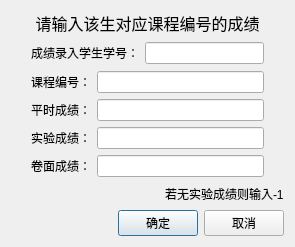
<?xml version="1.0" encoding="UTF-8"?>
<ui version="4.0">
 <class>gradeEntryDialog</class>
 <widget class="QDialog" name="gradeEntryDialog">
  <property name="geometry">
   <rect>
    <x>0</x>
    <y>0</y>
    <width>295</width>
    <height>247</height>
   </rect>
  </property>
  <property name="windowTitle">
   <string>Dialog</string>
  </property>
  <layout class="QVBoxLayout" name="verticalLayout_6">
   <item>
    <layout class="QVBoxLayout" name="verticalLayout_5">
     <item>
      <widget class="QLabel" name="label_7">
       <property name="text">
        <string>&lt;html&gt;&lt;head/&gt;&lt;body&gt;&lt;p align=&quot;center&quot;&gt;&lt;span style=&quot; font-size:12pt;&quot;&gt;请输入该生对应课程编号的成绩&lt;/span&gt;&lt;/p&gt;&lt;/body&gt;&lt;/html&gt;</string>
       </property>
      </widget>
     </item>
     <item>
      <layout class="QVBoxLayout" name="verticalLayout_4">
       <item>
        <layout class="QHBoxLayout" name="horizontalLayout_8">
         <item>
          <spacer name="verticalSpacer">
           <property name="orientation">
            <enum>Qt::Vertical</enum>
           </property>
           <property name="sizeHint" stdset="0">
            <size>
             <width>20</width>
             <height>40</height>
            </size>
           </property>
          </spacer>
         </item>
         <item>
          <layout class="QVBoxLayout" name="verticalLayout_3">
           <item>
            <layout class="QHBoxLayout" name="horizontalLayout">
             <item>
              <widget class="QLabel" name="label">
               <property name="text">
                <string>成绩录入学生学号：</string>
               </property>
              </widget>
             </item>
             <item>
              <widget class="QLineEdit" name="stuIdLineEdit"/>
             </item>
            </layout>
           </item>
           <item>
            <layout class="QVBoxLayout" name="verticalLayout_2">
             <item>
              <layout class="QHBoxLayout" name="horizontalLayout_2">
               <item>
                <widget class="QLabel" name="label_4">
                 <property name="text">
                  <string>课程编号：</string>
                 </property>
                </widget>
               </item>
               <item>
                <widget class="QLineEdit" name="classIdLineEdit"/>
               </item>
              </layout>
             </item>
             <item>
              <layout class="QHBoxLayout" name="horizontalLayout_3">
               <item>
                <widget class="QLabel" name="label_3">
                 <property name="text">
                  <string>平时成绩：</string>
                 </property>
                </widget>
               </item>
               <item>
                <widget class="QLineEdit" name="pingshiLineEdit"/>
               </item>
              </layout>
             </item>
             <item>
              <layout class="QHBoxLayout" name="horizontalLayout_4">
               <item>
                <widget class="QLabel" name="label_5">
                 <property name="text">
                  <string>实验成绩：</string>
                 </property>
                </widget>
               </item>
               <item>
                <widget class="QLineEdit" name="shiyanLineEdit"/>
               </item>
              </layout>
             </item>
             <item>
              <layout class="QHBoxLayout" name="horizontalLayout_5">
               <item>
                <widget class="QLabel" name="label_6">
                 <property name="text">
                  <string>卷面成绩：</string>
                 </property>
                </widget>
               </item>
               <item>
                <widget class="QLineEdit" name="juanmianLineEdit"/>
               </item>
              </layout>
             </item>
            </layout>
           </item>
          </layout>
         </item>
         <item>
          <spacer name="verticalSpacer_2">
           <property name="orientation">
            <enum>Qt::Vertical</enum>
           </property>
           <property name="sizeHint" stdset="0">
            <size>
             <width>20</width>
             <height>40</height>
            </size>
           </property>
          </spacer>
         </item>
        </layout>
       </item>
       <item>
        <layout class="QVBoxLayout" name="verticalLayout">
         <item>
          <layout class="QHBoxLayout" name="horizontalLayout_7">
           <item>
            <spacer name="horizontalSpacer_2">
             <property name="orientation">
              <enum>Qt::Horizontal</enum>
             </property>
             <property name="sizeHint" stdset="0">
              <size>
               <width>40</width>
               <height>20</height>
              </size>
             </property>
            </spacer>
           </item>
           <item>
            <widget class="QLabel" name="label_2">
             <property name="text">
              <string>&lt;html&gt;&lt;head/&gt;&lt;body&gt;&lt;p&gt;若无实验成绩则输入-1&lt;/p&gt;&lt;/body&gt;&lt;/html&gt;</string>
             </property>
            </widget>
           </item>
          </layout>
         </item>
         <item>
          <layout class="QHBoxLayout" name="horizontalLayout_6">
           <item>
            <spacer name="horizontalSpacer">
             <property name="orientation">
              <enum>Qt::Horizontal</enum>
             </property>
             <property name="sizeHint" stdset="0">
              <size>
               <width>40</width>
               <height>20</height>
              </size>
             </property>
            </spacer>
           </item>
           <item>
            <widget class="QPushButton" name="gradeSubmitButton">
             <property name="text">
              <string>确定</string>
             </property>
            </widget>
           </item>
           <item>
            <widget class="QPushButton" name="gradeCancelButton">
             <property name="text">
              <string>取消</string>
             </property>
            </widget>
           </item>
          </layout>
         </item>
        </layout>
       </item>
      </layout>
     </item>
    </layout>
   </item>
  </layout>
 </widget>
 <resources/>
 <connections/>
</ui>
